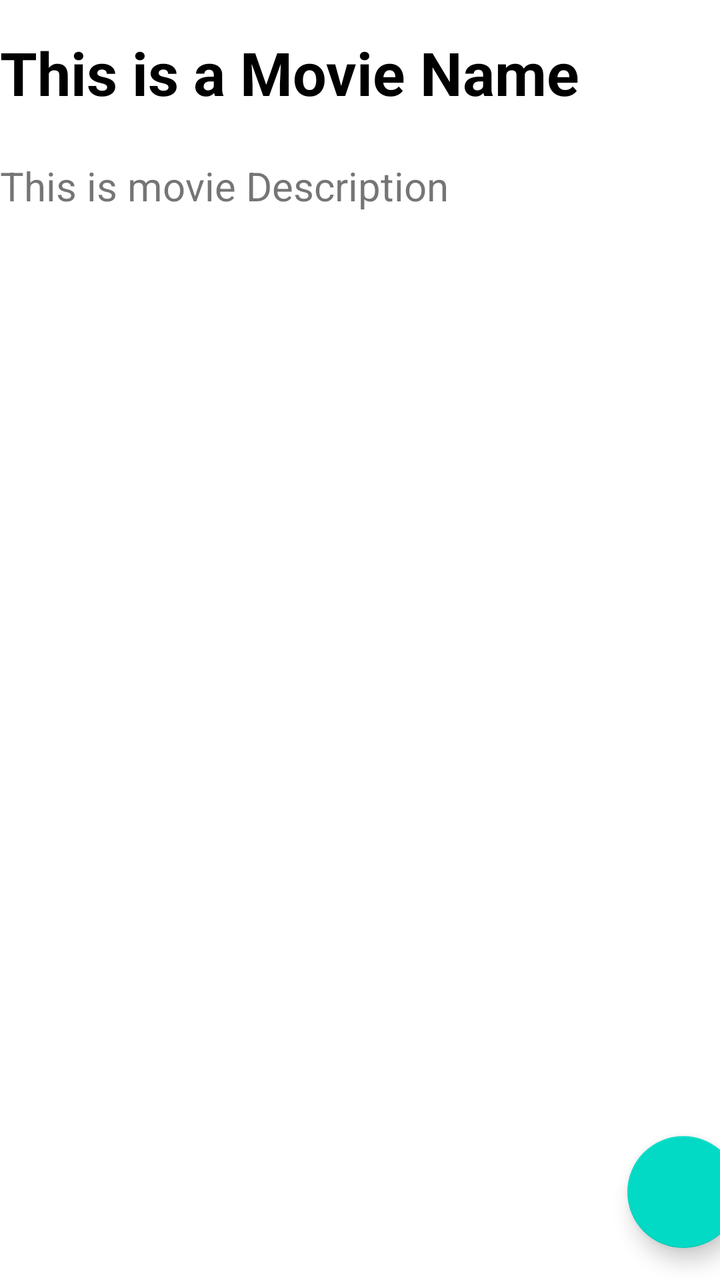
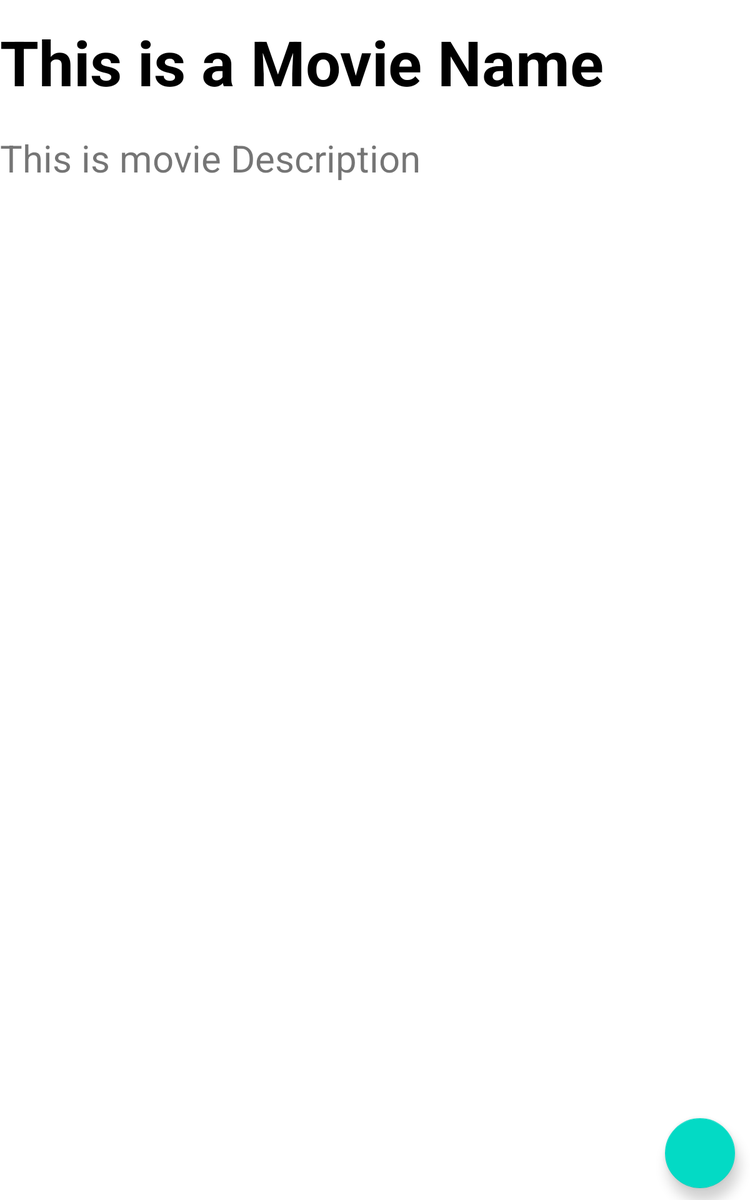

First picture: res/layout/ on a phone held upright. Second picture: the repository's own variant of that layout, on a device whose configuration matches the variant's folder. Source for both follows.
<!-- AndroidManifest.xml: application theme Theme.MovieDeatils -->
<!-- res/layout/moviedetailslayout.xml -->
<?xml version="1.0" encoding="utf-8"?>
<androidx.constraintlayout.widget.ConstraintLayout
    xmlns:android="http://schemas.android.com/apk/res/android"
    xmlns:app="http://schemas.android.com/apk/res-auto"
    android:layout_width="match_parent"
    android:layout_height="match_parent">

    <com.google.android.material.floatingactionbutton.FloatingActionButton
        android:layout_width="wrap_content"
        android:layout_height="wrap_content"
        android:layout_marginStart="339dp"
        android:layout_marginEnd="16dp"
        android:layout_marginBottom="16dp"
        android:src="@drawable/custom_button"
        app:layout_constraintBottom_toBottomOf="parent"
        app:layout_constraintEnd_toEndOf="parent"
        app:layout_constraintStart_toStartOf="parent">
    </com.google.android.material.floatingactionbutton.FloatingActionButton>

    <LinearLayout
        android:layout_width="match_parent"
        android:layout_height="match_parent"
        android:orientation="vertical"
        app:layout_constraintBottom_toBottomOf="parent"
        app:layout_constraintEnd_toEndOf="parent"
        app:layout_constraintStart_toStartOf="parent"
        app:layout_constraintTop_toTopOf="parent">

        <TextView
            android:id="@+id/movieDetailsMovieName"
            android:layout_width="match_parent"
            android:layout_height="wrap_content"
            android:layout_marginTop="16dp"
            android:text="This is a Movie Name"
            android:textColor="@color/black"
            android:textSize="30sp"
            android:textStyle="bold"
            app:layout_constraintEnd_toEndOf="parent"
            app:layout_constraintStart_toStartOf="parent"
            app:layout_constraintTop_toBottomOf="@+id/movieDetailsIcon" />

        <TextView
            android:id="@+id/movieDetailsMovieDescription"
            android:layout_width="match_parent"
            android:layout_height="wrap_content"
            android:layout_marginTop="23dp"
            android:layout_marginBottom="353dp"
            android:text="This is movie Description"
            android:textSize="20sp"
            app:layout_constraintBottom_toTopOf="@+id/movieFavIcon"
            app:layout_constraintEnd_toEndOf="parent"
            app:layout_constraintStart_toStartOf="parent"
            app:layout_constraintTop_toBottomOf="@+id/movieDetailsMovieName" />
    </LinearLayout>

</androidx.constraintlayout.widget.ConstraintLayout>
<!-- resources referenced by this layout -->
<resources>
  <!-- drawable custom_button (drawable) -->
  <?xml version="1.0" encoding="utf-8"?>
  <selector xmlns:android="http://schemas.android.com/apk/res/android">
      <item android:drawable="@drawable/ic_baseline_favorite_24" android:state_checked="true">
      </item>
      <item android:drawable="@drawable/ic_baseline_favorite_border_24" android:state_checked="false">
      </item>
  </selector>
  <style name="Theme.MovieDeatils" parent="Theme.MaterialComponents.DayNight.NoActionBar">
          
          <item name="colorPrimary">@color/purple_500</item>
          <item name="colorPrimaryVariant">@color/purple_700</item>
          <item name="colorOnPrimary">@color/white</item>
          
          <item name="colorSecondary">@color/teal_200</item>
          <item name="colorSecondaryVariant">@color/teal_700</item>
          <item name="colorOnSecondary">@color/black</item>
          
          <item name="android:statusBarColor" tools:targetApi="l">?attr/colorPrimaryVariant</item>
          
  
      </style>
</resources>
<!-- res/layout-large/moviedetailslayout.xml (the repository's variant of the layout above) -->
<!-- drawn on a 7-inch tablet held upright -->
<?xml version="1.0" encoding="utf-8"?>
<LinearLayout
    xmlns:android="http://schemas.android.com/apk/res/android"
    xmlns:app="http://schemas.android.com/apk/res-auto"
    xmlns:tools="http://schemas.android.com/tools"
    android:layout_width="match_parent"
    android:orientation="vertical"
    android:layout_height="match_parent">

        <TextView
            android:id="@+id/movieDetailsMovieName"
            android:layout_width="match_parent"
            android:layout_height="wrap_content"
            android:layout_marginTop="16dp"
            android:text="This is a Movie Name"
            android:textColor="@color/black"
            android:textSize="50sp"
            android:textStyle="bold"
            app:layout_constraintEnd_toEndOf="parent"
            app:layout_constraintStart_toStartOf="parent"
            app:layout_constraintTop_toBottomOf="@+id/movieDetailsIcon" />

        <TextView
            android:id="@+id/movieDetailsMovieDescription"
            android:layout_width="match_parent"
            android:layout_height="wrap_content"
            android:layout_marginTop="23dp"
            android:layout_marginBottom="353dp"
            android:text="This is movie Description"
            android:textSize="30sp"
            app:layout_constraintBottom_toTopOf="@+id/movieFavIcon"
            app:layout_constraintEnd_toEndOf="parent"
            app:layout_constraintStart_toStartOf="parent"
            app:layout_constraintTop_toBottomOf="@+id/movieDetailsMovieName" />
    <androidx.constraintlayout.widget.ConstraintLayout
        android:layout_width="match_parent"
        android:layout_height="match_parent">

        <com.google.android.material.floatingactionbutton.FloatingActionButton
            android:layout_width="wrap_content"
            android:layout_height="wrap_content"
            android:src="@drawable/custom_button"
            app:layout_constraintBottom_toBottomOf="parent"
            app:layout_constraintEnd_toEndOf="parent"
            app:layout_constraintHorizontal_bias="0.978"
            app:layout_constraintStart_toStartOf="parent"
            app:layout_constraintTop_toTopOf="parent"
            app:layout_constraintVertical_bias="0.977" />
    </androidx.constraintlayout.widget.ConstraintLayout>


    </LinearLayout>
